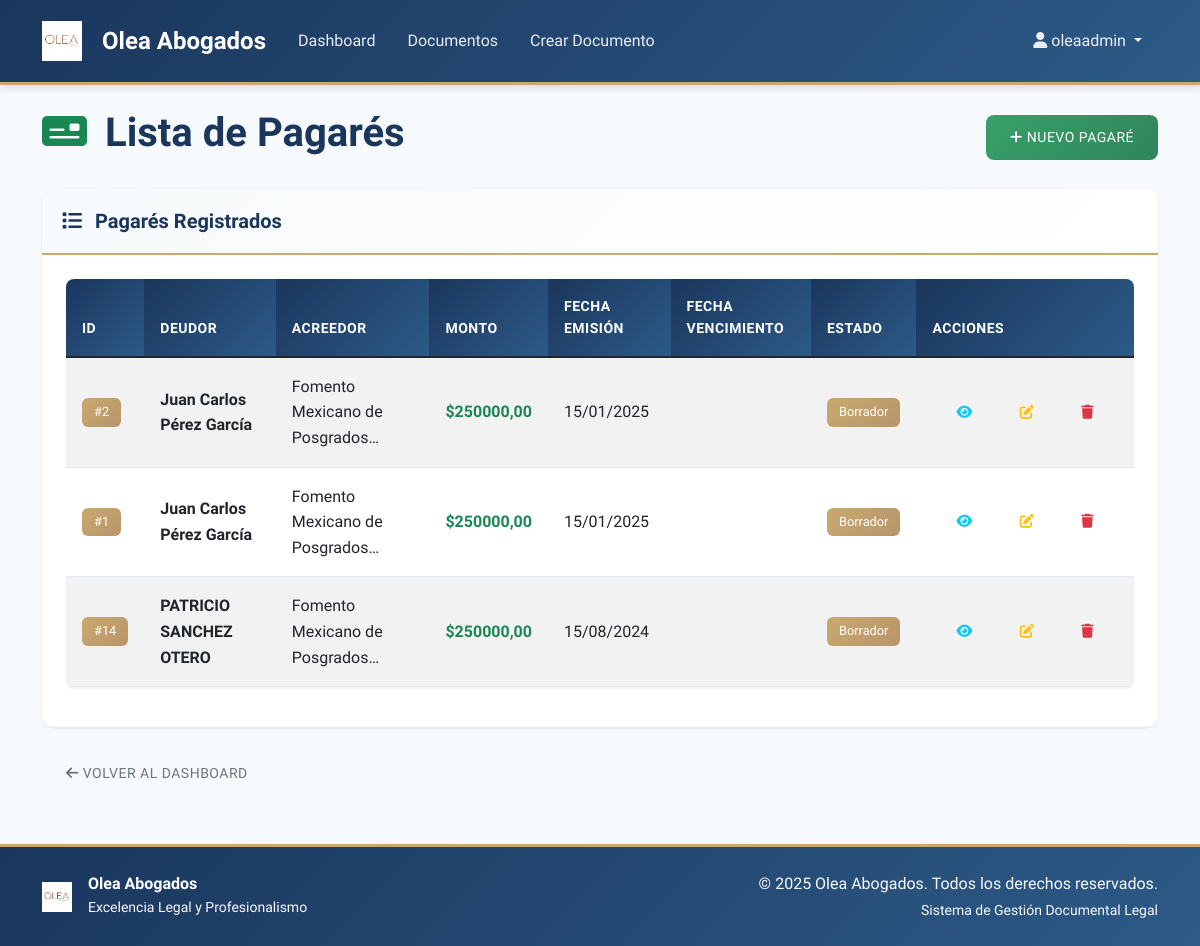
Before: /documentos/pagares/ (signed in) with the older database file.
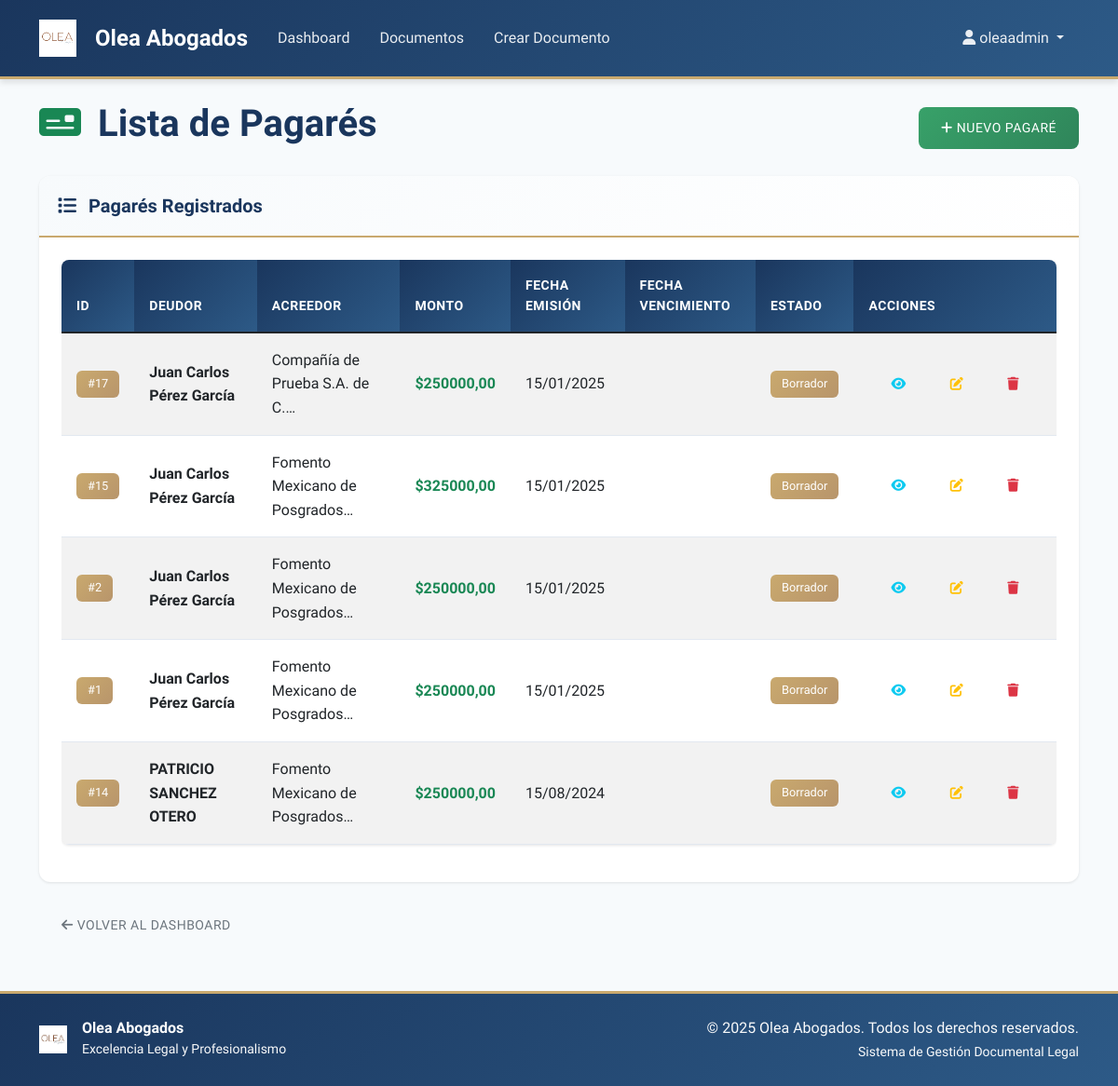
After: the same page with the newer database file.
### documentos/models.py (models this page shows, shortened)
class Pagare(models.Model):
    lugar_emision = models.CharField("Lugar de emisión", max_length=200)
    fecha_emision = models.DateField("Fecha de emisión")
    acreedor_nombre = models.CharField("Nombre o razón social del Acreedor", max_length=200)
    acreedor_domicilio = models.TextField("Domicilio del Acreedor")
    acreedor_rfc = models.CharField("RFC del Acreedor", max_length=13, blank=True)
    deudor_nombre = models.CharField("Nombre completo del Deudor", max_length=200)
    deudor_domicilio = models.TextField("Domicilio del Deudor")
    deudor_rfc = models.CharField("RFC del Deudor", max_length=13, blank=True)
    deudor_representante = models.CharField("Representante legal", max_length=200, blank=True)
    monto_numeric = models.DecimalField("Monto principal", max_digits=12, decimal_places=2, null=True, blank=True)
    monto_literal = models.CharField("Monto en letras", max_length=300, null=True, blank=True)
    moneda = models.CharField("Moneda", max_length=50, default="Pesos Mexicanos", null=True, blank=True)
    concepto = models.CharField("Concepto del pagaré", max_length=200, help_text="Ej. Préstamo personal, colegiaturas, etc.", null=True, blank=True)
    TIPO_PAGO_CHOICES = [
        ('unico', 'Un solo pago'),
        ('parcialidades', 'Parcialidades'),
    ]
    tipo_pago = models.CharField("Tipo de pago", max_length=20, choices=TIPO_PAGO_CHOICES, null=True, blank=True)
    num_pagos = models.PositiveIntegerField("Número de pagos", null=True, blank=True)
    PERIODICIDAD_CHOICES = [
        ('mensual', 'Mensual'),
        ('quincenal', 'Quincenal'),
        ('semanal', 'Semanal'),
        ('diario', 'Diario'),
    ]
    periodicidad = models.CharField("Periodicidad", max_length=20, choices=PERIODICIDAD_CHOICES, null=True, blank=True)
    lugar_pago = models.CharField("Lugar de pago", max_length=200, null=True, blank=True)
    forma_pago = models.CharField("Forma de pago", max_length=100, help_text="Ej. transferencia, efectivo, cheque", null=True, blank=True)
    tasa_interes_ordinario = models.DecimalField("Tasa de interés ordinario (%)", max_digits=5, decimal_places=2, null=True, blank=True)
    base_intereses = models.PositiveIntegerField("Base de cálculo de intereses (días)", default=360, null=True, blank=True)
    tasa_interes_moratorio = models.DecimalField("Tasa de interés moratorio (%)", max_digits=5, decimal_places=2, null=True, blank=True)
    gastos_admon = models.DecimalField("Gastos de administración", max_digits=10, decimal_places=2, default=0, null=True, blank=True)
    impuestos = models.CharField("Impuestos aplicables", max_length=200, blank=True)
    prepago_permitido = models.BooleanField("Permitir prepago", default=False)
    dias_aviso_prepago = models.PositiveIntegerField("Días de aviso para prepago", null=True, blank=True)
    condicion_prepago = models.CharField("Condición de prepago", max_length=200, blank=True)
    tiene_garantia = models.BooleanField("Tiene garantía o aval", default=False)
    descripcion_garantia = models.TextField("Descripción de la garantía", blank=True)
    aval_nombre = models.CharField("Nombre del Aval", max_length=200, blank=True)
    aval_domicilio = models.TextField("Domicilio del Aval", blank=True)
    eventos_incumplimiento = models.TextField("Eventos de incumplimiento", default="", blank=True)
    clausula_aceleracion = models.TextField("Cláusula de aceleración", default="", blank=True)
    jurisdiccion = models.CharField("Jurisdicción", max_length=200, default="Ciudad de México", blank=True)
    ley_aplicable = models.CharField("Ley aplicable", max_length=200, default="Leyes de los Estados Unidos Mexicanos", blank=True)
    num_paginas = models.PositiveIntegerField("Número total de páginas", default=1, null=True, blank=True)
    anexos = models.TextField("Anexos", blank=True)
    tabla_amortizacion = models.JSONField("Tabla de amortización", null=True, blank=True,
                                        help_text="Formato: [{\"numero\": 1, \"fecha\": \"2025-08-01\", \"capital\": 1000.00, \"saldo\": 9000.00, \"costo_admon\": 50.00, \"iva_costo_admon\": 8.00, \"interes\": 100.00, \"iva_interes\": 16.00, \"total\": 1174.00, \"estado\": \"pendiente\", \"fecha_pago_real\": null}]")
    usuario = models.ForeignKey(User, on_delete=models.CASCADE, related_name='pagares')
    ESTADO_CHOICES = [
        ('borrador', 'Borrador'),
        ('emitido', 'Emitido'),
        ('firmado', 'Firmado'),
        ('pagado', 'Pagado'),
        ('vencido', 'Vencido'),
    ]
    estado = models.CharField("Estado", max_length=20, choices=ESTADO_CHOICES, default='borrador')
    html_cache = models.TextField("HTML generado", blank=True)
    fecha_creacion = models.DateTimeField("Fecha de creación", auto_now_add=True)
    fecha_actualizacion = models.DateTimeField("Fecha de actualización", auto_now=True)
    class Meta:
        verbose_name = "Pagaré"
        verbose_name_plural = "Pagarés"
        ordering = ['-fecha_emision', '-fecha_creacion']

### documentos/views.py (the view)
# urls.py: path('pagares/', views.PagareListView.as_view(), name='lista_pagare'),
class PagareListView(LoginRequiredMixin, ListView):
    model = Pagare
    template_name = 'documentos/lista_pagares.html'
    context_object_name = 'pagares'
    paginate_by = 10
    def get_queryset(self):
        return Pagare.objects.filter(usuario=self.request.user)
    def get_context_data(self, **kwargs):
        context = super().get_context_data(**kwargs)
        context['title'] = 'Lista de Pagarés'
        return context

### templates/documentos/lista_pagares.html (shortened to what this page needs)
{% extends 'base.html' %}
{% block content %}
<div class="row">
    <div class="col-12">
        <div class="d-flex justify-content-between align-items-center mb-4">
            <h1>
                <i class="fas fa-money-check text-success me-2"></i>
                Lista de Pagarés
            </h1>
            <a href="{% url 'documentos:crear_pagare' %}" class="btn btn-success">
                <i class="fas fa-plus me-1"></i>Nuevo Pagaré
            </a>
        </div>
    </div>
</div>
<div class="row">
    <div class="col-12">
        <div class="card">
            <div class="card-header">
                <h5 class="mb-0">
                    <i class="fas fa-list me-2"></i>
                    Pagarés Registrados
                </h5>
            </div>
            <div class="card-body">
                {% if pagares %}
                    <div class="table-responsive">
                        <table class="table table-striped table-hover">
                            <thead class="table-dark">
                                <tr>
                                    <th>ID</th>
                                    <th>Deudor</th>
                                    <th>Acreedor</th>
                                    <th>Monto</th>
                                    <th>Fecha Emisión</th>
                                    <th>Fecha Vencimiento</th>
                                    <th>Estado</th>
                                    <th>Acciones</th>
                                </tr>
                            </thead>
                            <tbody>
                                {% for pagare in pagares %}
                                <tr>
                                    <td>
                                        <span class="badge bg-secondary">#{{ pagare.id }}</span>
                                    </td>
                                    <td>
                                        <strong>{{ pagare.deudor_nombre }}</strong>
                                    </td>
                                    <td>
                                        {{ pagare.acreedor_nombre|truncatechars:30 }}
                                    </td>
                                    <td>
                                        <span class="text-success fw-bold">
                                            ${{ pagare.monto_numeric|floatformat:2 }}
                                        </span>
                                    </td>
                                    <td>
                                        {{ pagare.fecha_emision|date:"d/m/Y" }}
                                    </td>
                                    <td>
                                    </td>
                                    <td>
                                        {% if pagare.estado == 'borrador' %}
                                            <span class="badge bg-secondary">Borrador</span>
                                        {% elif pagare.estado == 'emitido' %}
                                            <span class="badge bg-primary">Emitido</span>
                                        {% elif pagare.estado == 'firmado' %}
                                            <span class="badge bg-success">Firmado</span>
                                        {% elif pagare.estado == 'pagado' %}
                                            <span class="badge bg-info">Pagado</span>
                                        {% elif pagare.estado == 'vencido' %}
                                            <span class="badge bg-danger">Vencido</span>
                                        {% else %}
                                            <span class="badge bg-secondary">{{ pagare.estado|capfirst }}</span>
                                        {% endif %}
                                    </td>
                                    <td>
                                        <div class="btn-group" role="group">
                                            <a href="{% url 'documentos:detalle_pagare' pagare.pk %}"
                                               class="btn btn-sm btn-outline-info"
                                               title="Ver detalles">
                                                <i class="fas fa-eye"></i>
                                            </a>
                                            <a href="{% url 'documentos:editar_pagare' pagare.pk %}"
                                               class="btn btn-sm btn-outline-warning"
                                               title="Editar">
                                                <i class="fas fa-edit"></i>
                                            </a>
                                            <a href="{% url 'documentos:eliminar_pagare' pagare.pk %}"
                                               class="btn btn-sm btn-outline-danger"
                                               title="Eliminar">
                                                <i class="fas fa-trash"></i>
                                            </a>
                                        </div>
                                    </td>
                                </tr>
                                {% endfor %}
                            </tbody>
                        </table>
                    </div>
                {% endif %}
            </div>
        </div>
    </div>
</div>
<div class="row mt-4">
    <div class="col-12">
        <a href="{% url 'dashboard' %}" class="btn btn-outline-secondary">
            <i class="fas fa-arrow-left me-1"></i>Volver al Dashboard
        </a>
    </div>
</div>
{% endblock %}

### templates/base.html (shortened to what this page needs)
<!DOCTYPE html>
<html lang="es">
<head>
    <link href="https://cdn.jsdelivr.net/npm/bootstrap@5.1.3/dist/css/bootstrap.min.css" rel="stylesheet">
    <link rel="stylesheet" href="https://cdn.jsdelivr.net/npm/@fortawesome/fontawesome-free@6.0.0/css/all.min.css">
    {% load static %}
    <link rel="stylesheet" href="{% static 'css/style.css' %}">
</head>
<body>
    <nav class="navbar navbar-expand-lg navbar-dark">
        <div class="container">
            <a class="navbar-brand" href="{% url 'home' %}">
                <img src="{% static 'images/Olea_logo.jpg' %}" alt="Olea Logo" class="me-2">
                <span>Olea Abogados</span>
            </a>
            <div class="collapse navbar-collapse" id="navbarNav">
                <ul class="navbar-nav me-auto">
                    {% if user.is_authenticated %}
                        <li class="nav-item">
                            <a class="nav-link" href="{% url 'dashboard' %}">Dashboard</a>
                        </li>
                        <li class="nav-item">
                            <a class="nav-link" href="{% url 'documentos:lista' %}">Documentos</a>
                        </li>
                        <li class="nav-item">
                            <a class="nav-link" href="{% url 'documentos:crear' %}">Crear Documento</a>
                        </li>
                    {% endif %}
                </ul>
                <ul class="navbar-nav">
                    {% if user.is_authenticated %}
                        <li class="nav-item dropdown">
                            <a class="nav-link dropdown-toggle" href="#" id="navbarDropdown" role="button" data-bs-toggle="dropdown">
                                <i class="fas fa-user me-1"></i>{{ user.username }}
                            </a>
                        </li>
                    {% endif %}
                </ul>
            </div>
        </div>
    </nav>
    <main class="container mt-4">
        {% block content %}{% endblock %}
    </main>
    <footer class="mt-5 py-4">
        <div class="container">
            <div class="row align-items-center">
                <div class="col-md-6">
                    <div class="d-flex align-items-center">
                        <img src="{% static 'images/Olea_logo.jpg' %}" alt="Olea Logo" style="height: 30px; width: auto;" class="me-3">
                        <div>
                            <h6 class="mb-0 text-white">Olea Abogados</h6>
                            <small class="text-light">Excelencia Legal y Profesionalismo</small>
                        </div>
                    </div>
                </div>
                <div class="col-md-6 text-md-end text-center mt-3 mt-md-0">
                    <p class="mb-0 text-light">&copy; 2025 Olea Abogados. Todos los derechos reservados.</p>
                    <small class="text-light">Sistema de Gestión Documental Legal</small>
                </div>
            </div>
        </div>
    </footer>
</body>
</html>

Changed rows visible on the page:
added Pagare: id "17", deudor_nombre "Juan Carlos Pérez García", acreedor_nombre "Compañía de Prueba S.A. de C.…", monto_numeric "250000,00", fecha_emision "15/01/2025", estado "Borrador"
added Pagare: id "15", deudor_nombre "Juan Carlos Pérez García", acreedor_nombre "Fomento Mexicano de Posgrados…", monto_numeric "325000,00", fecha_emision "15/01/2025", estado "Borrador"
